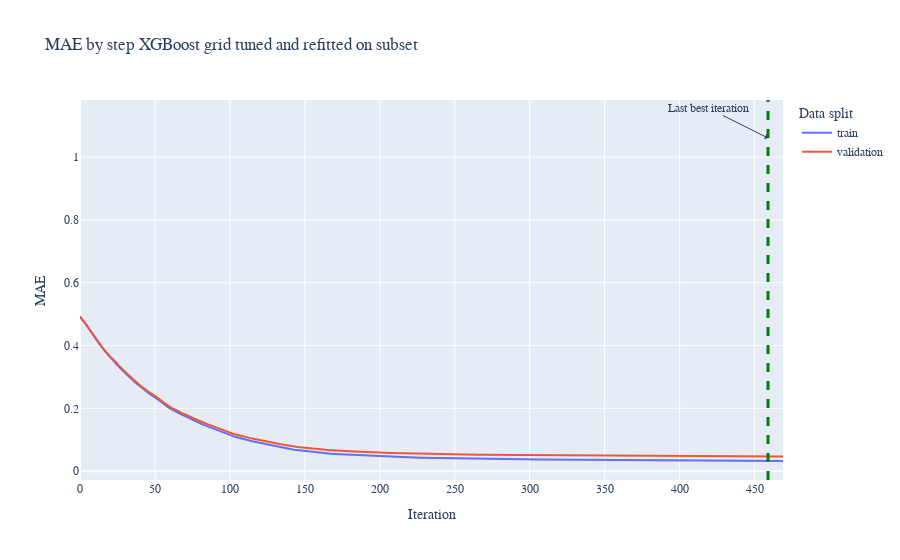

Here is the notebook cell this chart was saved with:
### Code cell
fig = go.Figure()
keys= ['validation_0','validation_1']
# Add traces
step_data=[]
for i, data_split in enumerate(['train','validation']):
    data_split_= keys[i]
    color = colors[i]
    step_score=xgboost_grid.evals_result()[data_split_]["mae"]
    fig.add_trace(
        go.Scatter(
            y= step_score,
            mode="lines",
            name= data_split,
        )
    )
    step_data.append(step_score)
    
fig.add_annotation(x=best_iter, y=best_score+1, ax=-60,
        text="Last best iteration",
        showarrow=True,
        arrowhead=1)
    
fig.update_layout(
    title=f"MAE by step XGBoost grid tuned and refitted on subset",
    xaxis_title="Iteration",
    yaxis_title="MAE",
    legend_title="Data split ",
    font=dict(family="Courier New, monospace", size=12),
)
fig.add_vline(
    x=best_iter, line_width=3, line_dash="dash", 
    line_color="green")

fig.show()

### Figure 1 — Plotly figure (JSON) as saved in the notebook; plotly's stock layout.template omitted (floating-point values rounded to 4 significant figures; data arrays with more than 128 entries replaced by an {"elided": "..."} marker saying what was removed)
{"data": [{"mode": "lines", "name": "train", "type": "scatter", "y": {"elided": "470 float values"}}, {"mode": "lines", "name": "validation", "type": "scatter", "y": {"elided": "470 float values"}}], "layout": {"annotations": [{"arrowhead": 1, "ax": -60, "ay": -30, "showarrow": true, "text": "Last best iteration", "x": 459, "y": 1.061}], "autosize": true, "font": {"family": "Courier New, monospace", "size": 12}, "legend": {"title": {"text": "Data split "}}, "shapes": [{"line": {"color": "green", "dash": "dash", "width": 3}, "type": "line", "x0": 459, "x1": 459, "xref": "x", "y0": 0, "y1": 1, "yref": "y domain"}], "title": {"text": "MAE by step XGBoost grid tuned and refitted on subset"}, "xaxis": {"autorange": true, "range": [0, 469], "title": {"text": "Iteration"}}, "yaxis": {"autorange": true, "range": [-0.03757, 1.365], "title": {"text": "MAE"}, "type": "linear"}}}
